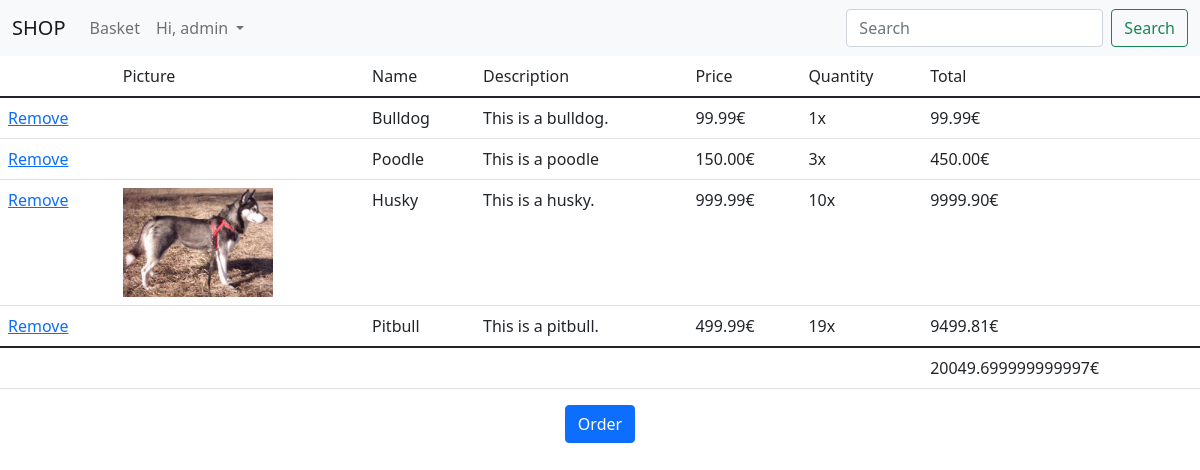
The app's page /basket/ (signed in) with its own data.
### duarteshop/models.py (models this page shows, shortened)
class APIUser(AbstractUser):
    pass

class BasketItem(models.Model):
    id = models.IntegerField(primary_key=True)
    basketId = models.ForeignKey(Basket, on_delete=models.CASCADE)
    productId = models.ForeignKey(Product, on_delete=models.CASCADE)
    quantity = models.IntegerField(default=1)
    def price(self):
        return self.productId.price * self.quantity

class Product(models.Model):
    id = models.IntegerField(primary_key=True)
    name = models.TextField()
    description = models.TextField(null=True)
    price = models.DecimalField(max_digits=6, decimal_places=2, default=0.0)
    image = models.FileField(upload_to='products', null=True)
    isOnSale = models.BooleanField(default=False)
    isInStock = models.BooleanField(default=True)

### duarteshop/views.py (the view)
# urls.py: path('basket/', views.show_basket, name="show_basket"),
@login_required
def show_basket(request):
    user = request.user
    basket = Basket.objects.filter(user_id=user, is_active=True).first()
    if basket is None:
        return render(request, 'basket.html', {'empty': True})
    else:
        sbi = BasketItem.objects.filter(basketId=basket)
        if sbi.exists():
            total = 0.0
            for item in sbi:
                    total += float(item.price())
            return render(request, 'basket.html', {'basket': basket, 'sbi': sbi, 'total_price': total})
        else:
            return render(request, 'basket.html', {'empty': True})

### duarteshop/templates/basket.html (shortened to what this page needs)
{%  extends "base.html" %}
{%  block content %}
    {%  include "base_basket.html" %}
    <div class="justify-content-center text-center">
        {% if empty %}
            <a class="btn btn-primary" href="/">Home</a>
        {% else %}
            <a class="btn btn-primary" href="/order/">Order</a>
        {% endif %}
    </div>
{%  endblock %}

### duarteshop/templates/base.html (shortened to what this page needs)
<!DOCTYPE html>
<html lang="en">
<head>
    <link rel="stylesheet" href="https://cdn.jsdelivr.net/npm/bootstrap@5.1.3/dist/css/bootstrap.min.css">
</head>
<body>
    <nav class="navbar navbar-expand-lg navbar-light bg-light">
        <div class="container-fluid">
          <a class="navbar-brand" href="/">SHOP</a>
          <div class="collapse navbar-collapse" id="navbarSupportedContent">
            <ul class="navbar-nav me-auto mb-2 mb-lg-0">
              {% if user.is_authenticated %}
                <li class="nav-item">
                  <a class="nav-link" href="/basket">Basket</a>
                </li>
              {% endif %}
              <li class="nav-item dropdown">
                <a class="nav-link dropdown-toggle" href="#" id="navbarDropdown" role="button" data-bs-toggle="dropdown" aria-expanded="false">
                  {% if user.is_authenticated %} Hi, {{user.username}} {% else %} Your Account {% endif %}
                </a>
              </li>
            </ul>
            <form class="d-flex">
              <input class="form-control me-2" type="search" placeholder="Search" aria-label="Search">
              <button class="btn btn-outline-success" type="submit">Search</button>
            </form>
          </div>
        </div>
      </nav>
    {% block content %}
    {% endblock %}
</body>
</html>

### duarteshop/templates/base_basket.html
{% block basketItems %}
    {% if empty %}
        <div class="justify-content-center text-center">
            <h2>Your shopping basket is empty.</h2>
        </div>
    {% else %}
        <table class="table table-hover">
            <thead>
                <tr>
                    <td></td>
                    <td>Picture</td>
                    <td>Name</td>
                    <td>Description</td>
                    <td>Price</td>
                    <td>Quantity</td>
                    <td>Total</td>
                </tr>
            </thead>
                <tbody>
                    {% for item in sbi %}
                    <tr>
                        <td><a href="/removeBasketItem/{{item.id}}">Remove</a></td>
                        <td><img src="{{item.productId.image.url}}" alt="" width="150"></td>
                        <td>{{item.productId.name}}</td>
                        <td>{{item.productId.description}}</td>
                        <td>{{item.productId.price}}€</td>
                        <td>{{item.quantity}}x</td>
                        <td>{{item.price}}€</td>
                    </tr>
                    {% endfor %}
                </tbody>
                <tfoot>
                    <tr>
                        <td></td>
                        <td></td>
                        <td></td>
                        <td></td>
                        <td></td>
                        <td></td>
                        <td>{{total_price}}€</td>
                    </tr>
                </tfoot>
        </table>
    {% endif %}
{% endblock %}

### records on screen
APIUser: username "admin"
BasketItem: productId.name "Bulldog", productId.description "This is a bulldog.", productId.price "99.99", quantity "1", price "99.99"
BasketItem: productId.name "Poodle", productId.description "This is a poodle", productId.price "150.00", quantity "3", price "450.00"
BasketItem: productId.image (picture), productId.name "Husky", productId.description "This is a husky.", productId.price "999.99", quantity "10", price "9999.90"
BasketItem: productId.name "Pitbull", productId.description "This is a pitbull.", productId.price "499.99", quantity "19", price "9499.81"

### other values on screen
{{ total_price }} "20049.699999999997"
